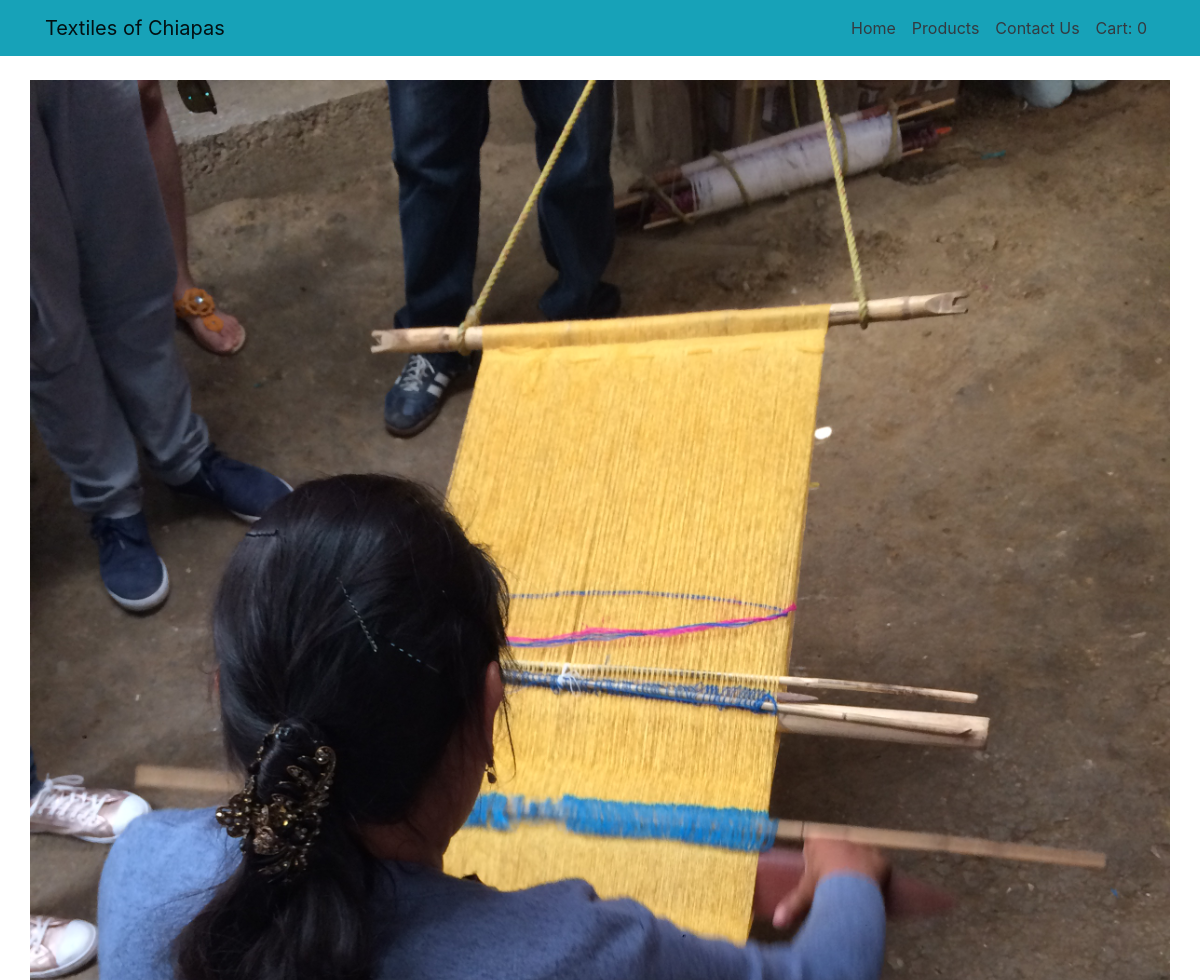
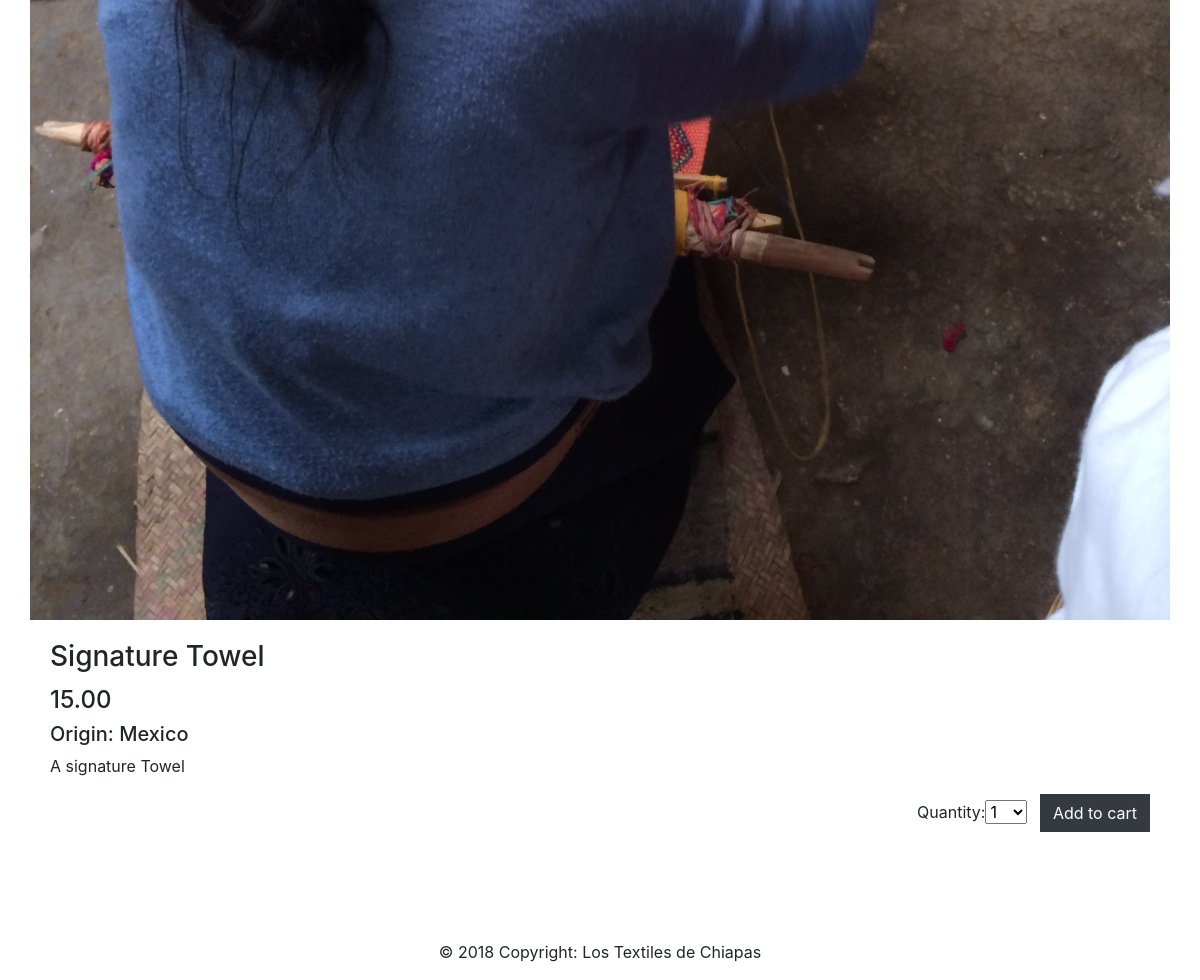
The page /product/1 on the database as committed earlier (2 pictures, top to bottom).
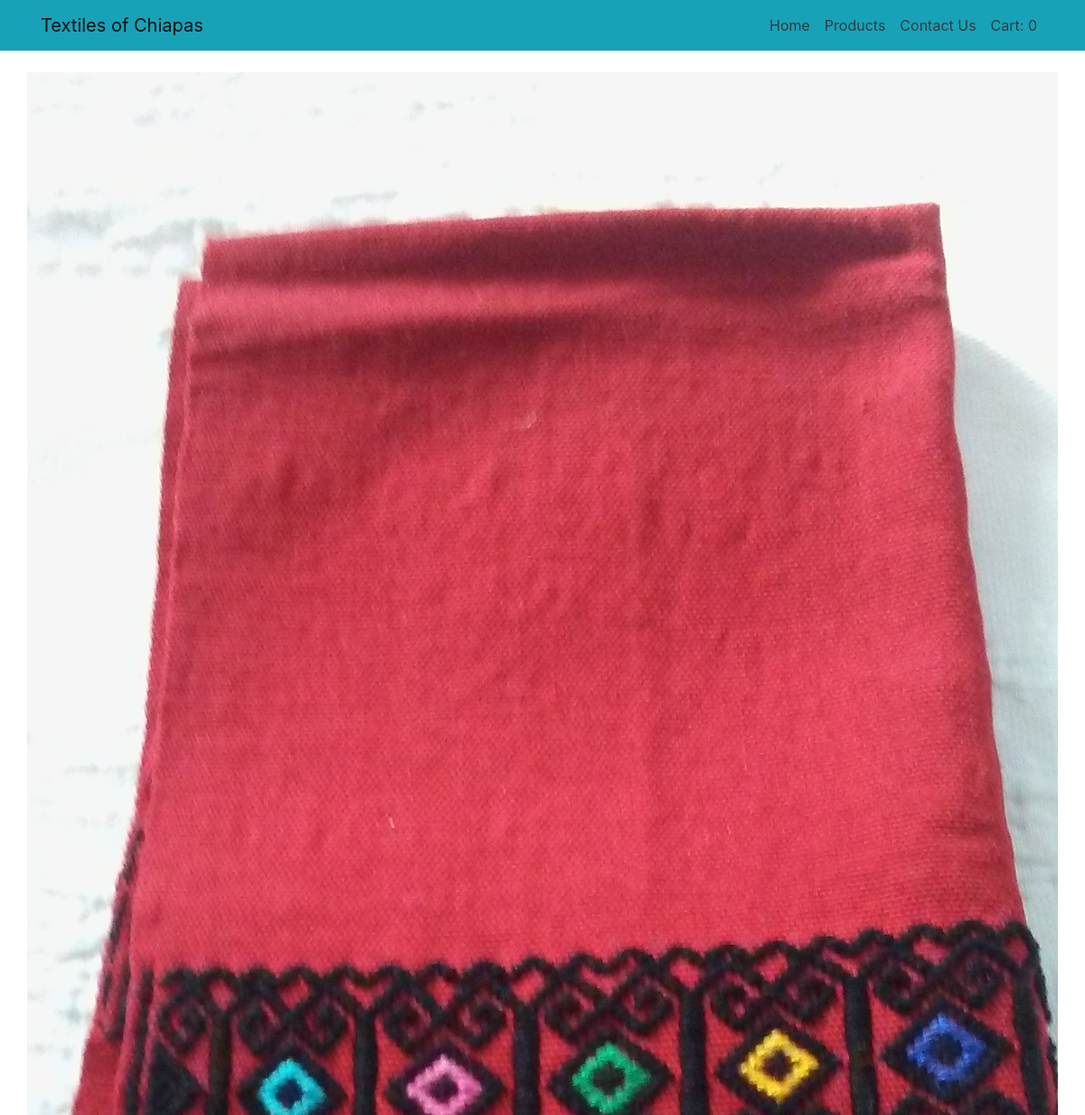
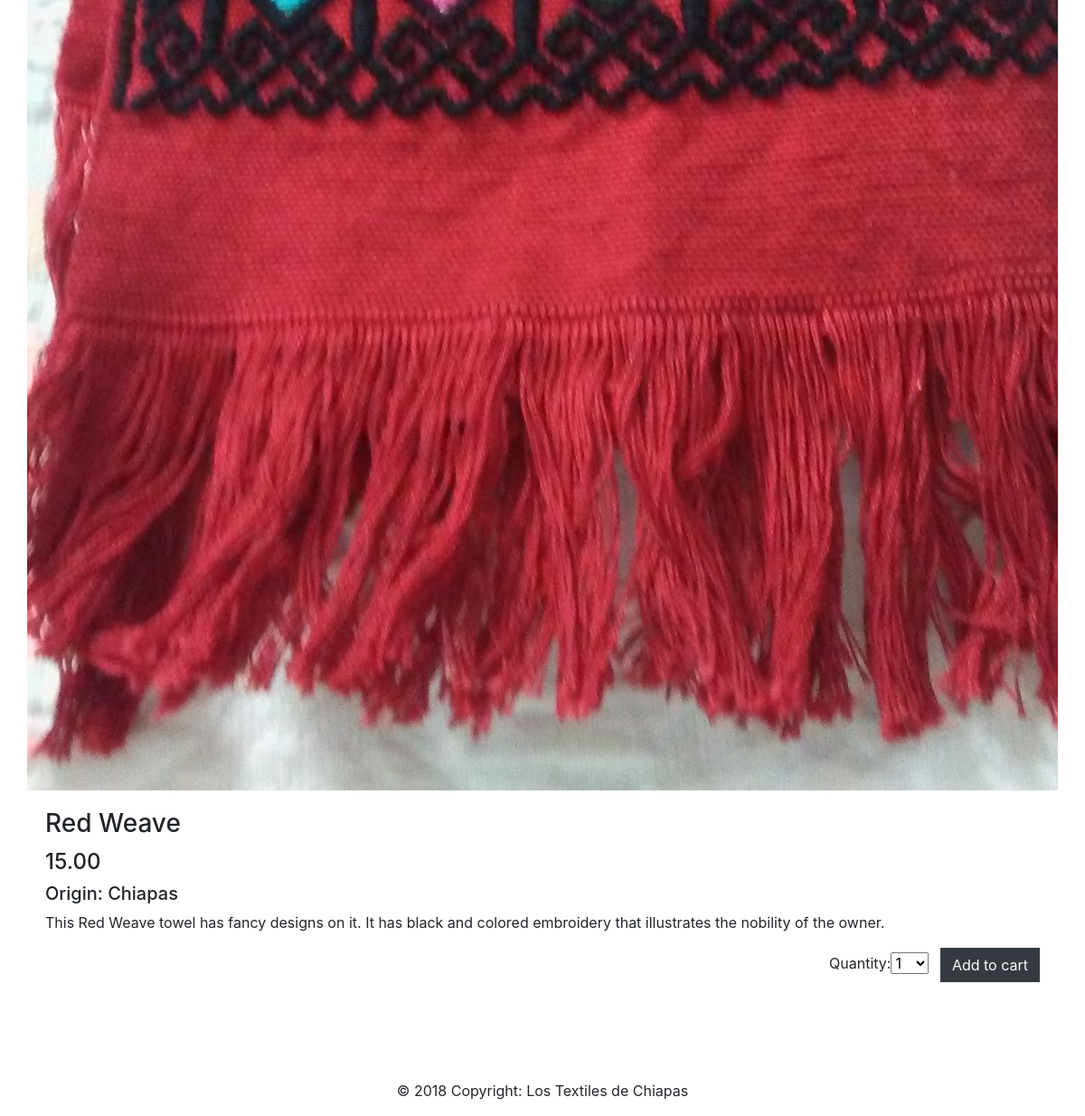
The same page on the database as committed later (2 pictures, top to bottom).
### databse/models.py (models this page shows, shortened)
class Product(models.Model):
    name = models.CharField(max_length=200)
    quickDescript = models.TextField(max_length=200, help_text='Enter a brief description of the product')
    description = models.TextField(max_length=1000, help_text='Enter a brief description of the product')
    origin = models.CharField(max_length=200)
    price = models.DecimalField(max_digits=10, decimal_places=2)
    photo = models.ImageField(upload_to='templates/products/%Y/%m/%d', blank = True)
    category = models.ManyToManyField(Category, help_text='Select a category for this product')
    stock = models.IntegerField()

### databse/views.py (the view)
# urls.py: path('product/<int:pk>', views.ProductDetailView.as_view(), name='product-detail'),
class ProductDetailView(generic.DetailView):
    model = Product
    cart_product_form = CartAddProductForm()
    template_name = 'product_detail.html'
    def get_context_data(self, **kwargs):
        context = super(ProductDetailView, self).get_context_data(**kwargs)
        context['cart_product_form'] = CartAddProductForm()
        return context

### cart1/forms.py
class CartAddProductForm(forms.Form):
    quantity = forms.TypedChoiceField(choices=PRODUCT_QUANTITY_CHOICES, coerce=int)
    update = forms.BooleanField(required=False, initial=False, widget=forms.HiddenInput)

### cart1/cart.py (called while the page is built)
    def __len__(self):
        return sum(item['quantity'] for item in self.cart.values())

### cart1/context_processors.py (called while the page is built)
def cart(request):
    return {'cart': Cart(request)}

### databse/templates/product_detail.html (shortened to what this page needs)
{% extends 'base.html' %}
{% load static %}
{% block content %}
<div class="container">
  <div class="row">
    <div class="card mt-4 mb-4 border-0">
      <img class="card-img-top rounded-0 img-fluid" src="{{ product.photo.url }}" alt="">
      <div class="card-body">
        <h3 class="card-title">{{ product.name }}</h3>
        <h4>{{ product.price }}</h4>
        <h5>Origin: {{ product.origin }}</h5>
        <p class="card-text">{{ product.description }}</p>
        <form class="float-right" action="{% url "cart:cart_add" product.id %}" method="post">
          {{ cart_product_form }}
          <input class="btn btn-dark ml-2 rounded-0" type="submit" value="Add to cart">
        </form>
      </div>
    </div>
  </div>
</div>
{% endblock content %}

Rows that differ between the two databases and show on the page:
changed Product: photo: a different picture; name "Signature Towel" → "Red Weave"; origin "Mexico" → "Chiapas"; description "A signature Towel" → "This Red Weave towel has fancy designs on it. It has black and colored embroidery that illustrates the nobility of the owner."
